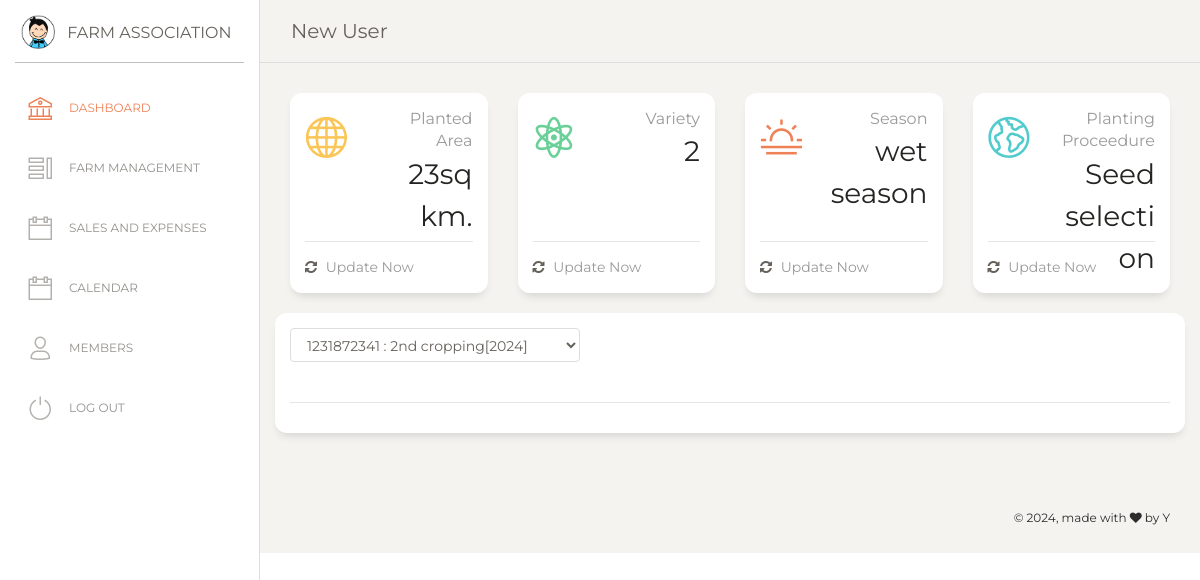
Screenshot of /users/dashboard.php (signed in) with the database file from the repository.
### tables this page shows
CREATE TABLE IF NOT EXISTS `method` (
  `id` int(11) NOT NULL AUTO_INCREMENT,
  `user` int(11) DEFAULT NULL,
  `planted_area` varchar(1000) DEFAULT NULL,
  `season` varchar(1000) DEFAULT NULL,
  `ctime` varchar(1000) DEFAULT NULL,
  `procedure` varchar(1000) DEFAULT NULL,
  `pmethod` varchar(1000) DEFAULT NULL,
  `variety` int(11) DEFAULT NULL,
  `stat` int(11) DEFAULT NULL,
  `farm_id` varchar(100) DEFAULT NULL,
  PRIMARY KEY (`id`)
);

### users/dashboard.php (the view, shortened to what this page needs)
<?php
include '../db/connections.php';
$user = $_SESSION['userid'];
function plantedArea($user){
  $sql = "select * from method where user = $user and stat = 0";
  $res = setQuery($sql);
  $ret = "No Data";
  if($col = getData($res)){
    $ret = $col['planted_area'];
  }
  return $ret;
}
function season($user){
  $sql = "select * from method where user = $user and stat = 0";
  $res = setQuery($sql);
  $ret = "No Data";
  if($col = getData($res)){
    $ret = $col['season'];
  }
  return $ret;
}
function plantingProcedure($user){
  $sql = "select * from method where user = $user and stat = 0";
  $res = setQuery($sql);
  $ret = "No Data";
  if($col = getData($res)){
    $ret = $col['procedure'];
  }
  return $ret;
}
function variety($user){
  $sql = "select * from method where user = $user and stat = 0";
  $res = setQuery($sql);
  $ret = "No Data";
  if($col = getData($res)){
    $ret = $col['variety'];
  }
  return $ret;
}
 ?>
<!DOCTYPE html>
<html lang="en">
<head>
  <link href="https://maxcdn.bootstrapcdn.com/font-awesome/latest/css/font-awesome.min.css" rel="stylesheet">
  <link href="../assets/css/bootstrap.min.css" rel="stylesheet" />
  <link href="../assets/css/paper-dashboard.css?v=2.0.1" rel="stylesheet" />
  <link href="../assets/demo/demo.css" rel="stylesheet" />
</head>
<body class="">
  <div class="wrapper ">
<?php include 'sidebar1.php'; ?>
<div class="yro"  style="">
    <div class="main-panel">
     <?php include 'topbar.php'; ?>
      <div class="content">
        <div class="row">
          <div class="col-lg-3 col-md-6 col-sm-6">
            <div class="card card1 card-stats">
              <div class="card-body ">
                <div class="row">
                  <div class="col-5 col-md-4">
                    <div class="icon-big text-center icon-warning">
                      <i class="nc-icon nc-globe text-warning"></i>
                    </div>
                  </div>
                  <div class="col-7 col-md-8">
                    <div class="numbers">
                      <p class="card-category">Planted area</p>
                      <p class="card-title"><?php echo plantedArea($user); ?><p>
                    </div>
                  </div>
                </div>
              </div>
              <div class="card-footer ">
                <hr>
                <a href="method.php">
                  <div class="stats">
                  <i class="fa fa-refresh"></i>
                  Update Now
                </div>
                </a>
              </div>
            </div>
          </div>
          <div class="col-lg-3 col-md-6 col-sm-6">
            <div class="card card1 card-stats">
              <div class="card-body ">
                <div class="row">
                  <div class="col-5 col-md-4">
                    <div class="icon-big text-center icon-warning">
                      <i class="nc-icon nc-atom text-success"></i>
                    </div>
                  </div>
                  <div class="col-7 col-md-8">
                    <div class="numbers">
                      <p class="card-category">Variety</p>
                      <p class="card-title"><?php echo variety($user); ?><p>
                    </div>
                  </div>
                </div>
              </div>
              <div class="card-footer ">
                <hr>
                 <a href="method.php">
                  <div class="stats">
                  <i class="fa fa-refresh"></i>
                  Update Now
                </div>
                </a>
              </div>
            </div>
          </div>
          <div class="col-lg-3 col-md-6 col-sm-6">
            <div class="card card1 card-stats">
              <div class="card-body ">
                <div class="row">
                  <div class="col-5 col-md-4">
                    <div class="icon-big text-center icon-warning">
                      <i class="nc-icon nc-sun-fog-29 text-danger"></i>
                    </div>
                  </div>
                  <div class="col-7 col-md-8">
                    <div class="numbers">
                      <p class="card-category">Season</p>
                      <p class="card-title"><?php echo season($user); ?><p>
                    </div>
                  </div>
                </div>
              </div>
              <div class="card-footer ">
                <hr>
                 <a href="method.php">
                  <div class="stats">
                  <i class="fa fa-refresh"></i>
                  Update Now
                </div>
                </a>
              </div>
            </div>
          </div>
          <div class="col-lg-3 col-md-6 col-sm-6">
            <div class="card card1 card-stats">
              <div class="card-body ">
                <div class="row">
                  <div class="col-5 col-md-4">
                    <div class="icon-big text-center icon-warning">
                      <i class="nc-icon nc-world-2 text-primary"></i>
                    </div>
                  </div>
                  <div class="col-7 col-md-8">
                    <div class="numbers">
                      <p class="card-category">Planting proceedure</p>
                      <p class="card-title"><?php echo plantingProcedure($user); ?><p>
                    </div>
                  </div>
                </div>
              </div>
              <div class="card-footer ">
                <hr>
                 <a href="method.php">
                  <div class="stats">
                  <i class="fa fa-refresh"></i>
                  Update Now
                </div>
                </a>
              </div>
            </div>
          </div>
        </div>
<div class="row">
  <div class="card2">
            <div class="card card2 card-stats">
              <div class="card-body ">
                <div class="row">
                  <div class="col-5 col-md-4">
                    <div class="icon-big text-center icon-warning">
                    </div>
                  </div>
                  <div class="col-7 col-md-8">
                  </div>
                </div>
              </div>
              <div class="card-footer ">
                <hr>
              </div>
            </div>
          </div>
</div>
      </div>
      <footer class="footer footer-black  footer-white ">
        <div class="container-fluid">
          <div class="row">
            <nav class="footer-nav">
            </nav>
            <div class="credits ml-auto">
              <span class="copyright">
                © , made with <i class="fa fa-heart heart"></i> by Y
              </span>
            </div>
          </div>
        </div>
      </footer>
    </div>
  </div>
</div>
</body>
</html>

### users/dashboard.php (style rules this page uses)
.card1 { height: 200px; }
.card2 { width: 100%; }

### rows the page displays
method: planted_area "23sq km.", variety "2", season "wet season", procedure "Seed selection"

### other values shown
$tname "New User"
form field samp "1231872341 : 2nd cropping[2024]"
